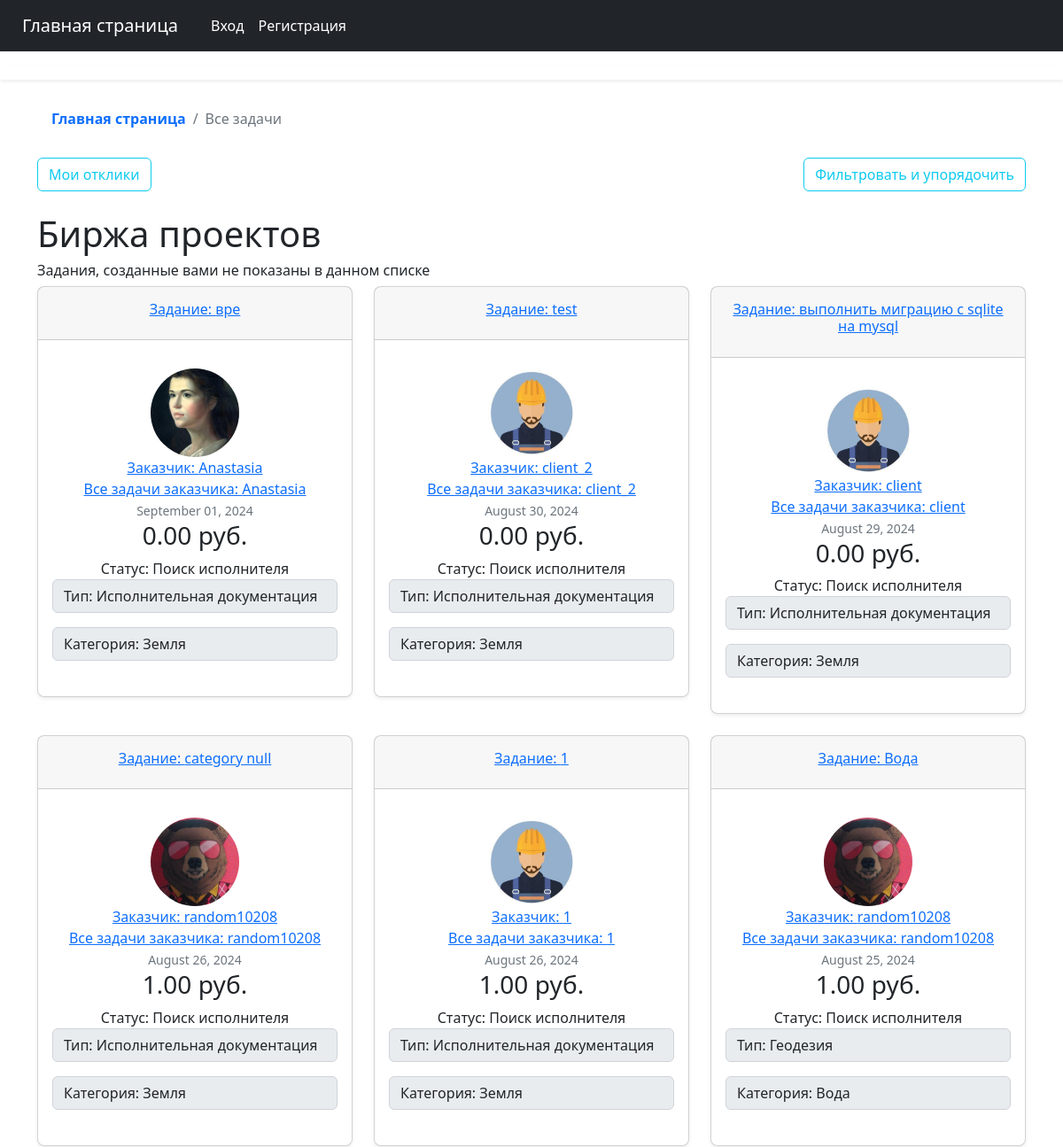
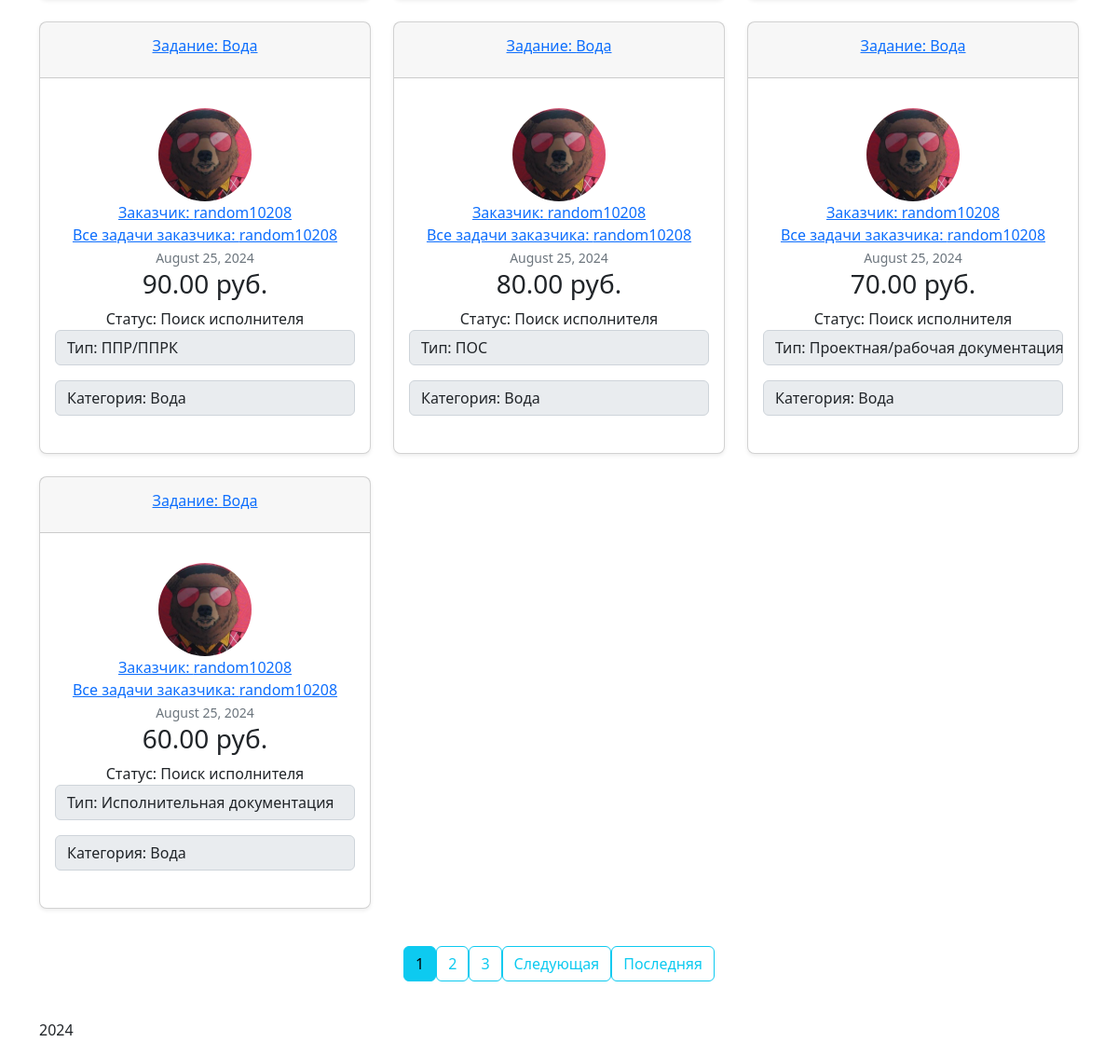
/task, run on an earlier commit of the app's database (2 pictures, top to bottom).
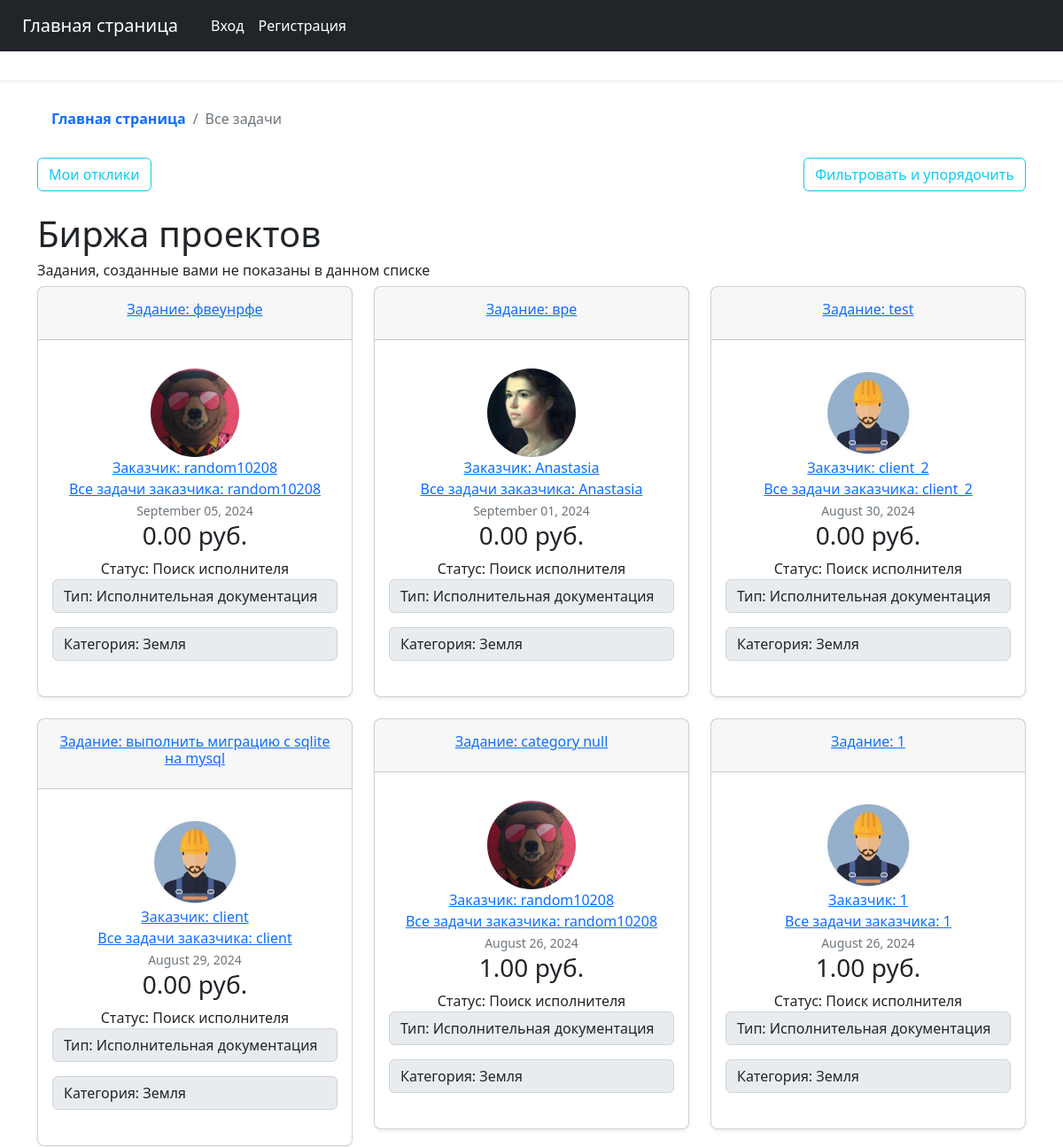
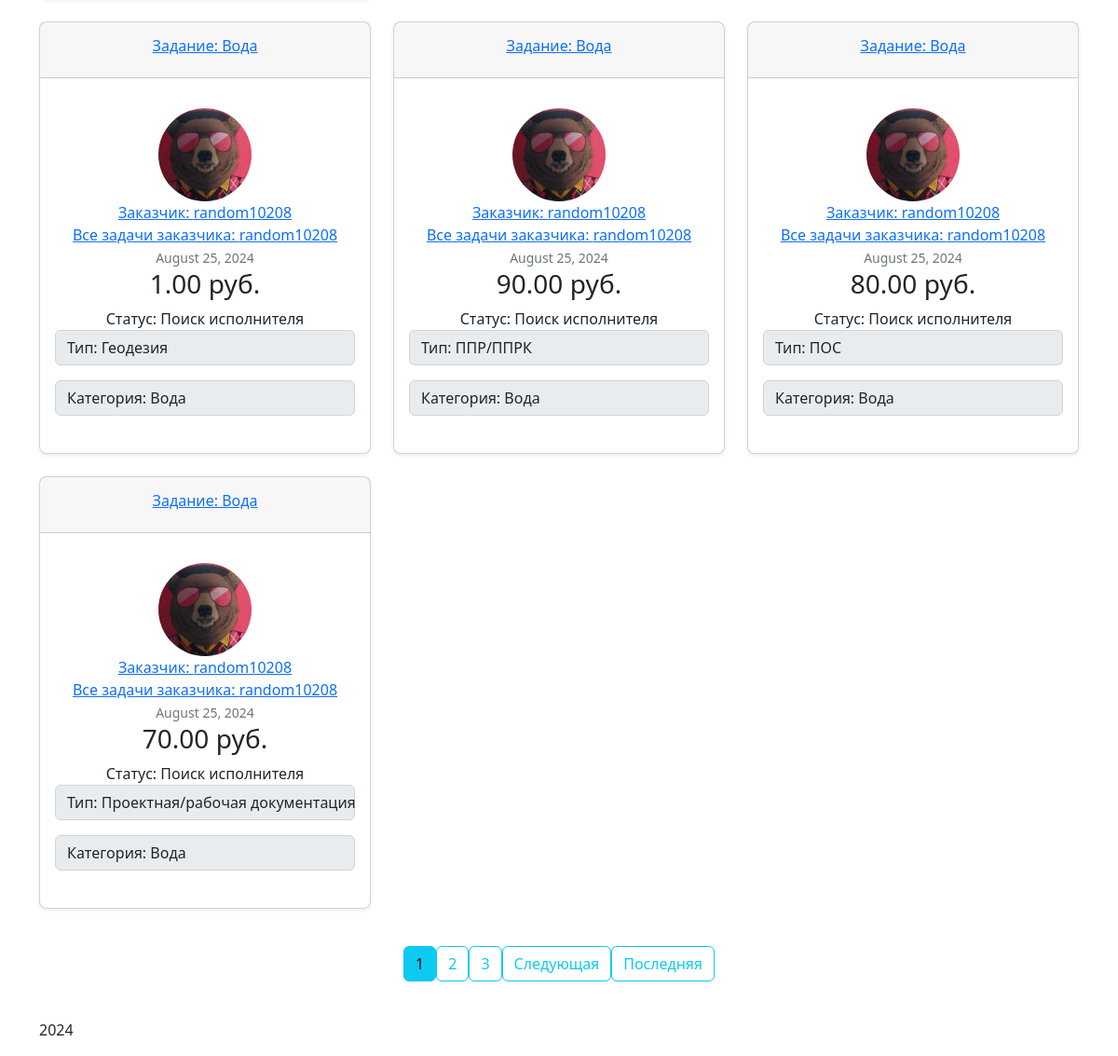
And on a later commit of the database (2 pictures, top to bottom).
### searchwork/models.py (models this page shows, shortened)
class Task(models.Model):
    title = models.CharField(max_length=100)
    content = models.TextField()
    date_posted = models.DateTimeField(default=timezone.now)
    author = models.ForeignKey(User, on_delete=models.CASCADE, related_name="client_user")
    worker = models.ForeignKey(User, on_delete=models.SET_NULL, null=True, related_name="worker_user")
    status = models.CharField(max_length=200, choices=STATUS_CHOICES, default='Поиск исполнителя')
    budget = models.DecimalField(max_digits=18, decimal_places=2, default=0.00)
    type = models.CharField(max_length=200, choices=TYPE_CHOICES, null=False, default='Исполнительная документация')
    category = models.CharField(max_length=200, choices=CATEGORY_CHOICES, null=False, default='Земля')

### users/models.py (models this page shows, shortened)
class Profile(models.Model):
    user = models.OneToOneField(User, on_delete=models.CASCADE)
    image = models.ImageField(default='default.jpg', upload_to='profile_pics')

### searchwork/views.py (the view)
# urls.py: path('task', TaskListView.as_view(), name='tasks-home'),
class TaskListView(ListView):
    model = Task
    template_name = 'searchwork/home.html'
    context_object_name = 'tasks'
    ordering = ['-date_posted']
    paginate_by = 10

### searchwork/templates/searchwork/home.html (shortened to what this page needs)
{% extends "searchwork/base_worker.html" %}
{% block content %}
<ol class="breadcrumb p-3 bg-body-tertiary rounded-3">
      <li class="breadcrumb-item">
        <a class="link-body-emphasis fw-semibold text-decoration-none" href="{% url 'searchwork-about' %}">Главная страница</a>
      </li>
      <li class="breadcrumb-item active" aria-current="page">
        Все задачи
      </li>
    </ol>
        {% if tasks %}
<div class="d-flex justify-content-between">
            <a class="btn btn-outline-info" href="{% url 'my-offers' user.username %}">Мои отклики</a>
<div>
            <a class="btn btn-outline-info" href="{% url 'filter-home' %}">Фильтровать и упорядочить</a>
</div>
</div>
<br/>
            <h1>Биржа проектов</h1>
            <h6>Задания, созданные вами не показаны в данном списке</h6>
            <div class="row row-cols-1 row-cols-md-3 mb-3 text-center">
                {% for task in tasks %}
                    {% if task.author != user %}
                      <div class="col">
                        <div class="card mb-4 rounded-3 shadow-sm">
                          <div class="card-header py-3">
                              <a class="card-title pricing-card-title" href="{% url 'task-detail' task.id %}"><h6>Задание: {{ task.title }}</h6></a>
                          </div>
                          <div class="card-body">
                            <ul class="list-unstyled mt-3 mb-4">
                              <li>
                                  <img class="rounded-circle article-img" src="{{ task.author.profile.image.url }}" width="100" height="100" alt="аватар заказчика">
                              </li>
                                <li><a class="mr-2" href="{% url 'client-profile' task.author.client.id %}">Заказчик: {{ task.author.username }}</a></li>
                                <li><a class="mr-2" href="{% url 'user-tasks' task.author.username %}">Все задачи заказчика: {{ task.author }}</a></li>
                              <li><small class="text-muted">{{ task.date_posted|date:"F d, Y" }}</small></li>
                                <li><h3>{{ task.budget }} руб.</h3></li>
                              <li>Статус: {{ task.status }}</li>
                                <p class="input-group-text">Тип: {{ task.type }}</p>
                                <p class="input-group-text">Категория: {{ task.category }}</p>
                            </ul>
                          </div>
                        </div>
                      </div>
                    {% endif %}
                {% endfor %}
            </div>
        {% else %}
            <h1>В системе пока не зарегистрировано ни одного задания.</h1>
            <a class="btn btn-outline-info" href="{% url 'client' %}">Стать заказчиком</a>
        {% endif %}
    <div class="pagination justify-content-center">
        {% if is_paginated %}
          {% for num in page_obj.paginator.page_range %}
            {% if page_obj.number == num %}
              <a class="btn btn-info mb-4 mr-1" href="?page={{ num }}">{{ num }}</a>
            {% elif num > page_obj.number|add:'-3' and num < page_obj.number|add:'3' %}
              <a class="btn btn-outline-info mb-4 mr-1" href="?page={{ num }}">{{ num }}</a>
            {% endif %}
          {% endfor %}
          {% if page_obj.has_next %}
            <a class="btn btn-outline-info mb-4 mr-1" href="?page={{ page_obj.next_page_number }}">Следующая</a>
            <a class="btn btn-outline-info mb-4 mr-1" href="?page={{ page_obj.paginator.num_pages }}">Последняя</a>
          {% endif %}
        {% endif %}
    </div>
{% endblock content %}

### searchwork/templates/searchwork/base_worker.html (shortened to what this page needs)
{% extends "searchwork/base.html" %}
{% block base %}
<div  class="p-2 "></div>
<div  class="p-2 shadow-sm"></div>
<div  class="p-2 "></div>
<main class="container">
{% block content %}{% endblock %}
{% endblock base %}

### searchwork/templates/searchwork/base.html (shortened to what this page needs)
{% load static %}
<!doctype html>
<html lang="en">
<head>
    <link rel="stylesheet" href="https://cdn.jsdelivr.net/npm/bootstrap@5.2.3/dist/css/bootstrap.min.css" type="text/css">
</head>
<body>
    <body class="bg-body-tertiary">
<nav class="navbar navbar-expand-lg navbar-dark bg-dark" aria-label="Main navigation">
  <div class="container-fluid">
    <a class="btn btn-outline navbar-brand " href="{% url 'searchwork-about' %}">Главная страница</a>
    <div class="navbar-collapse offcanvas-collapse" id="navbarsExampleDefault">
      <div class="navbar-nav me-auto mb-2 mb-lg-0">
            {% if user.is_authenticated %}
            	<a class="nav-link active" href="{% url 'profile' %}">Профиль</a>
                <a class="nav-link active" href="{% url 'chats' %}">Мои чаты</a>
                <a class="nav-link active" href="{% url 'instruction' %}">Инструкция</a>
                <a class="nav-link active" href="{% url 'news' %}">Новости сайта</a>
                <a class="nav-link active" href="{% url 'search' %}">Поиск</a>
            	<a class="nav-link active" href="{% url 'logout' %}">Выход</a>
          	{% else %}
            	<a class="nav-link active" href="{% url 'login' %}">Вход</a>
            	<a class="nav-link active" href="{% url 'register' %}">Регистрация</a>
          	{% endif %}
      </div>
    </div>
  </div>
</nav>
<div class="nav-scroller bg-body">
  {% block base %}{% endblock %}
</div>
<footer class="footer mt-auto py-3 bg-body-tertiary">
  <div class="container">
    <span class="text-body-secondary">2024</span>
  </div>
</footer>
</body>
</body>
</html>

What changed in the data, as far as the page shows it:
no longer on this page (row unchanged): Task: title "Вода", author.profile.image (picture), author.username "random10208", author "random10208", date_posted "August 25, 2024", budget "60.00", status "Поиск исполнителя", type "Исполнительная документация", category "Вода"
added Task: title "фвеунрфе", author.profile.image (picture), author.username "random10208", author "random10208", date_posted "September 05, 2024", budget "0.00", status "Поиск исполнителя", type "Исполнительная документация", category "Земля"
